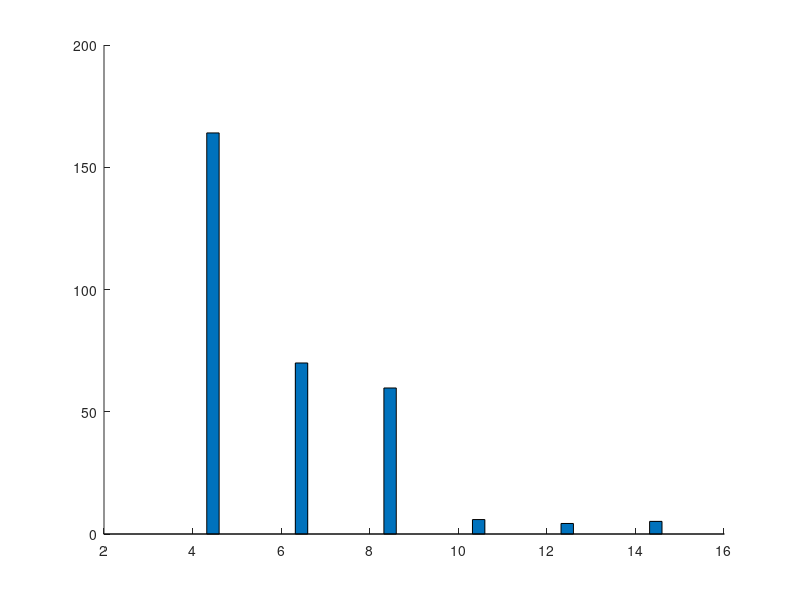

This chart was generated by the following MATLAB code: (Note: this script raises an error after producing the figure.)
clc
clear
fontSize = 10;
format long

t_sample = 0.13;
f0 = 50;
w0 = 2*pi*f0;

N = 20;
tf = 0.5;
nFilter = 30;
f1 = 20;
f2 = 90;

h3Coeff = 0.05;
h5Coeff = 0.03;

% do not change the sigma, this is the noise-free
% version
% for noise-case refer to Run01-OurApproaches_Noise
sigma = 0;

fs = N*f0;

% the following coefficents are used in the arccosine-free version of the
% algorithm
a = fs/4/pi/sin(2*pi/N);
b = 2*cos(2*pi/N);


dt = 1/fs;

%% filter
fnyq = fs/2;


w1 = f1/fnyq;
w2 = f2/fnyq;

filterCoeffs = fir1(nFilter, [w1 w2]);

%%



Am = 1*sqrt(2);



t = 0:dt:tf;
[row, col] = size(t);
Nsamples = col;

f = f0 *ones(size(t))+ sin(2*pi*1*t) +0.5*sin(2*pi*6*t);
%f = f0 *ones(size(t));
%f = f0 *ones(size(t))+25*t-25*t.^2;
f3 = 3*f;
f5 = 5*f;

f_max = max(f);
f_min = min(f);

w = 2*pi*f;

w3 = 2*pi*f3;
w5 = 2*pi*f5;




phi0 = 0;

theta1(1) = phi0;
theta3(1) = phi0;
theta5(1) = phi0;

thetb1(1) = phi0+4*pi/3;
thetb3(1) = phi0+4*pi/3;
thetb5(1) = phi0+4*pi/3;

thetc1(1) = phi0+2*pi/3;
thetc3(1) = phi0+2*pi/3;
thetc5(1) = phi0+2*pi/3;


for k=2:length(t) 
    theta1(k) = theta1(k-1)+w(k)*dt;
    theta3(k) = theta3(k-1)+w3(k)*dt;
    theta5(k) = theta5(k-1)+w5(k)*dt;
    
    thetb1(k) = thetb1(k-1)+w(k)*dt;
    thetb3(k) = thetb3(k-1)+w3(k)*dt;
    thetb5(k) = thetb5(k-1)+w5(k)*dt;
    
    thetc1(k) = thetc1(k-1)+w(k)*dt;
    thetc3(k) = thetc3(k-1)+w3(k)*dt;
    thetc5(k) = thetc5(k-1)+w5(k)*dt;
end



x = Am*cos(theta1);% + sigma*randn(size(t))+ h3Coeff*Am*cos(theta3)+ h5Coeff*Am*cos(theta5);
y = Am*cos(thetb1);% + sigma*randn(size(t))+ h3Coeff*Am*cos(thetb3)+ h5Coeff*Am*cos(thetb5);
z = Am*cos(thetc1);% + sigma*randn(size(t))+ h3Coeff*Am*cos(thetc3)+ h5Coeff*Am*cos(thetc5);



%xh: x with harmonics
%yh: y with harmonics
%zh: z with harmonics
xh = Am*cos(theta1) + sigma*randn(size(t))+ h3Coeff*Am*cos(theta3)+ h5Coeff*Am*cos(theta5);
yh = Am*cos(thetb1) + sigma*randn(size(t))+ h3Coeff*Am*cos(thetb3)+ h5Coeff*Am*cos(thetb5);
zh = Am*cos(thetc1) + sigma*randn(size(t))+ h3Coeff*Am*cos(thetc3)+ h5Coeff*Am*cos(thetc5);

% xhf: xh filtered
% yhf: yh filtered
% zhf: zh filtered
xhf = filter(filterCoeffs,1,xh);
yhf = filter(filterCoeffs,1,yh);
zhf = filter(filterCoeffs,1,zh);



%% our approach for window length of 9

M = 3;
windowLength = 2*M+3; % = 9
K = M; % K = (windowLength-3)/2

firstIndex = K+2;

for k=firstIndex:Nsamples-K-1
    Xk = x(k-K:k+K)';
    Xk_minus = x(k-K-1:k+K-1)';
    Xk_plus = x(k-K+1:k+K+1)';
    f_hatWin9(k) = fs/2/pi*acos(Xk'*(Xk_minus+Xk_plus)/2/(Xk'*Xk));
    f_hatWin9_arccosinefree(k) = f0 + a*(Xk'*(b*Xk-Xk_minus-Xk_plus))/(Xk'*Xk);

    Yk = y(k-K:k+K)';
    Yk_minus = y(k-K-1:k+K-1)';
    Yk_plus = y(k-K+1:k+K+1)';

    Zk = z(k-K:k+K)';
    Zk_minus = z(k-K-1:k+K-1)';
    Zk_plus = z(k-K+1:k+K+1)';


    numArg = Xk'*(Xk_minus+Xk_plus);
    numArg = numArg + Yk'*(Yk_minus+Yk_plus);
    numArg = numArg + Zk'*(Zk_minus+Zk_plus);

    denArg = 2*(Xk'*Xk);
    denArg = denArg + 2*(Yk'*Yk);
    denArg = denArg + 2*(Zk'*Zk);

    arg = numArg/denArg;
    f_hatWin9_3phase(k) = fs/2/pi*acos(arg);
    
    % Antonio Lopez Algorithm
    Xk = [x(k-3); x(k); x(k+3)];
    Xk_minus = [x(k-4); x(k-1); x(k+2)];
    Xk_plus = [x(k-2); x(k+1); x(k+4)];
    f_hat_lopez(k) = fs/2/pi*acos(Xk'*(Xk_minus+Xk_plus)/2/(Xk'*Xk));
end

[r, c] = size(t);
Nsamples = c;

Kmax =6;

f_hat_1phase = f0*ones(Kmax+1,Kmax+1+nFilter);
f_hat_3phase = f0*ones(Kmax+1,Kmax+1+nFilter);

f_hat_1phase_withHarmonics = f0*ones(Kmax+1,Kmax+1+nFilter);
f_hat_3phase_withHarmonics = f0*ones(Kmax+1,Kmax+1+nFilter);

f_hat_1phase_withHarmonics_filtered = f0*ones(Kmax+1,Kmax+1+nFilter);
f_hat_3phase_withHarmonics_filtered = f0*ones(Kmax+1,Kmax+1+nFilter);

for K = 0:Kmax
    % K = 0,           Window Length = 3
    % K = 1,           Window Length = 5
    % K = 2,           Window Length = 7
    % K = 3,           Window Length = 9
    % K = 4,           Window Length = 11
    lengthWindow(K+1)  = 2*K+3;
    firstIndex = K+2+nFilter;% the first element of Xk_minus must be available: it must be the first element of the signal
                     % k-K-1 = 1  ==>  k=K+2
    lastIndex = Nsamples-K-1;% the last element of Xk_plus must be available: it must be the first element of the signal
                              % k+K+1 = Nsamples  ==> k = Nsamples-K-1 
    for k=firstIndex:lastIndex
        Xk = x(k-K:k+K)';
        Xk_minus = x(k-K-1:k+K-1)';
        Xk_plus = x(k-K+1:k+K+1)';
        arg = Xk'*(Xk_minus+Xk_plus)/2/(Xk'*Xk);
        if(abs(arg)>1)
            f_hat_1phase(K+1,k) = f_hat_1phase(K+1,k-1);
        else
            f_hat_1phase(K+1,k) = fs/2/pi*acos(arg);
        end
        f_hat_1phase_arccosinefree(K+1,k) = f0 + a*(Xk'*(b*Xk-Xk_minus-Xk_plus))/(Xk'*Xk);
        
        Xkh = xh(k-K:k+K)';
        Xkh_minus = xh(k-K-1:k+K-1)';
        Xkh_plus = xh(k-K+1:k+K+1)';
        arg = Xkh'*(Xkh_minus+Xkh_plus)/2/(Xkh'*Xkh);
        if(abs(arg)>1)
            f_hat_1phase_withHarmonics(K+1,k) = f_hat_1phase_withHarmonics(K+1,k-1);
        else
            f_hat_1phase_withHarmonics(K+1,k) = fs/2/pi*acos(arg);
        end
        f_hat_1phase_arccosinefree_withHarmonics(K+1,k) = f0 + a*(Xkh'*(b*Xkh-Xkh_minus-Xkh_plus))/(Xkh'*Xkh);
        
        Xkhf = xhf(k-K:k+K)';
        Xkhf_minus = xhf(k-K-1:k+K-1)';
        Xkhf_plus = xhf(k-K+1:k+K+1)';
        arg = Xkhf'*(Xkhf_minus+Xkhf_plus)/2/(Xkhf'*Xkhf);
        if(abs(arg)>1)
            f_hat_1phase_withHarmonics_filtered(K+1,k) = f_hat_1phase_withHarmonics_filtered(K+1,k-1);
        else
            f_hat_1phase_withHarmonics_filtered(K+1,k) = fs/2/pi*acos(arg);
        end
        f_hat_1phase_arccosinefree_withHarmonics_filtered(K+1,k) = f0 + a*(Xkhf'*(b*Xkhf-Xkhf_minus-Xkhf_plus))/(Xkhf'*Xkhf);


        Yk = y(k-K:k+K)';
        Yk_minus = y(k-K-1:k+K-1)';
        Yk_plus = y(k-K+1:k+K+1)';
        
        Zk = z(k-K:k+K)';
        Zk_minus = z(k-K-1:k+K-1)';
        Zk_plus = z(k-K+1:k+K+1)';

        
        numArg = Xk'*(Xk_minus+Xk_plus);
        numArg = numArg + Yk'*(Yk_minus+Yk_plus);
        numArg = numArg + Zk'*(Zk_minus+Zk_plus);
        
        denArg = 2*(Xk'*Xk);
        denArg = denArg + 2*(Yk'*Yk);
        denArg = denArg + 2*(Zk'*Zk);
        
        arg = numArg/denArg;
        if(abs(arg)>1)
            f_hat_3phase(K+1,k) = f_hat_3phase(K+1,k-1);
        else
            f_hat_3phase(K+1,k) = fs/2/pi*acos(arg);
        end
        
        % three-phase arccosine-free
        num = a*(Xk'*(b*Xk-Xk_minus-Xk_plus));
        num = num + a*(Yk'*(b*Yk-Yk_minus-Yk_plus));
        num = num + a*(Zk'*(b*Zk-Zk_minus-Zk_plus));
        
        den = (Xk'*Xk);
        den = den + (Yk'*Yk);
        den = den + (Zk'*Zk);
        
        f_hat_3phase_arccosinefree(K+1,k) = f0 + num/den;
        
        % three-phase with harmonics
        Ykh = yh(k-K:k+K)';
        Ykh_minus = yh(k-K-1:k+K-1)';
        Ykh_plus = yh(k-K+1:k+K+1)';
        
        Zkh = zh(k-K:k+K)';
        Zkh_minus = zh(k-K-1:k+K-1)';
        Zkh_plus = zh(k-K+1:k+K+1)';

        
        numArg = Xkh'*(Xkh_minus+Xkh_plus);
        numArg = numArg + Ykh'*(Ykh_minus+Ykh_plus);
        numArg = numArg + Zkh'*(Zkh_minus+Zkh_plus);
        
        denArg = 2*(Xkh'*Xkh);
        denArg = denArg + 2*(Ykh'*Ykh);
        denArg = denArg + 2*(Zkh'*Zkh);
        
        arg = numArg/denArg;
        if(abs(arg)>1)
            f_hat_3phase_withHarmonics(K+1,k) = f_hat_3phase_withHarmonics(K+1,k-1);
        else
            f_hat_3phase_withHarmonics(K+1,k) = fs/2/pi*acos(arg);
        end
        
        % three-phase with harmonics arccosine-free
        num = a*(Xkh'*(b*Xkh-Xkh_minus-Xkh_plus));
        num = num + a*(Ykh'*(b*Ykh-Ykh_minus-Ykh_plus));
        num = num + a*(Zkh'*(b*Zkh-Zkh_minus-Zkh_plus));
        
        den = (Xkh'*Xkh);
        den = den + (Ykh'*Ykh);
        den = den + (Zkh'*Zkh);
        
        f_hat_3phase_arccosinefree_withHarmonics(K+1,k) = f0 + num/den;
        
        
        % three-phase with harmonics,  Filtered
        Ykhf = yhf(k-K:k+K)';
        Ykhf_minus = yhf(k-K-1:k+K-1)';
        Ykhf_plus = yhf(k-K+1:k+K+1)';
        
        Zkhf = zhf(k-K:k+K)';
        Zkhf_minus = zhf(k-K-1:k+K-1)';
        Zkhf_plus = zhf(k-K+1:k+K+1)';

        
        numArg = Xkhf'*(Xkhf_minus+Xkhf_plus);
        numArg = numArg + Ykhf'*(Ykhf_minus+Ykhf_plus);
        numArg = numArg + Zkhf'*(Zkhf_minus+Zkhf_plus);
        
        denArg = 2*(Xkhf'*Xkhf);
        denArg = denArg + 2*(Ykhf'*Ykhf);
        denArg = denArg + 2*(Zkhf'*Zkhf);
        
        arg = numArg/denArg;
        if(abs(arg)>1)
            f_hat_3phase_withHarmonics_filtered(K+1,k) = f_hat_3phase_withHarmonics_filtered(K+1,k-1);
        else
            f_hat_3phase_withHarmonics_filtered(K+1,k) = fs/2/pi*acos(arg);
        end
        
        % three-phase with harmonics arccosine-free, filtered
        num = a*(Xkhf'*(b*Xkhf-Xkhf_minus-Xkhf_plus));
        num = num + a*(Ykhf'*(b*Ykhf-Ykhf_minus-Ykhf_plus));
        num = num + a*(Zkhf'*(b*Zkhf-Zkhf_minus-Zkhf_plus));
        
        den = (Xkhf'*Xkhf);
        den = den + (Ykhf'*Ykhf);
        den = den + (Zkhf'*Zkhf);
        
        f_hat_3phase_arccosinefree_withHarmonics_filtered(K+1,k) = f0 + num/den;
        
        
    end
%     figure()
%     plot(t(firstIndex:lastIndex), f(firstIndex:lastIndex),'Color','black','LineWidth',1)
%     hold on
%     plot(t(firstIndex:lastIndex), f_hat_1phase(K+1,firstIndex:lastIndex),'--','Color','blue','LineWidth',1)
%     plot(t(firstIndex:lastIndex), f_hat_1phase_arccosinefree(K+1,firstIndex:lastIndex),'--','Color','green','LineWidth',1)
%     plot(t(firstIndex:lastIndex), f_hat_3phase(K+1,firstIndex:lastIndex),'--','Color','red','LineWidth',1)
%     plot(t(firstIndex:lastIndex), f_hat_3phase_arccosinefree(K+1,firstIndex:lastIndex),'--','Color','cyan','LineWidth',1)
%     xlabel('time (sec)','FontSize', fontSize, 'FontWeight', 'bold')
%     ylabel('f(t) and f_e_s_t(t))','FontSize', fontSize, 'FontWeight', 'bold')
%     title(['data window length = ' int2str(2*K+3)],'FontSize', fontSize, 'FontWeight', 'bold')
%     legend('exact frequency','estimated frequency')
%     axis([0, tf, f_min-3, f_max+3])

    
    % with harmonics and/or noise
    se_1phase_withHarmonics = (f(firstIndex:lastIndex)-f_hat_1phase_withHarmonics(K+1,firstIndex:lastIndex)).^2;
    maxSE_1phase_withHarmonics = max(se_1phase_withHarmonics);
    MSE_1phase_withHarmonics(K+1) = mean(se_1phase_withHarmonics);
    MSE_1phase3phase_withHarmonics(K+1,1) = mean(se_1phase_withHarmonics);

    
    se_1phase_arccosinefree_withHarmonics = (f(firstIndex:lastIndex)-f_hat_1phase_arccosinefree_withHarmonics(K+1,firstIndex:lastIndex)).^2;
    maxSE_1phase_arccosinefree_withHarmonics = max(se_1phase_arccosinefree_withHarmonics);
    MSE_1phase_arccosinefree_withHarmonics(K+1) = mean(se_1phase_arccosinefree_withHarmonics);
    MSE_1phase3phase_withHarmonics(K+1,2) = mean(se_1phase_arccosinefree_withHarmonics);
    
    
    se_3phase_withHarmonics = (f(firstIndex:lastIndex)-f_hat_3phase_withHarmonics(K+1,firstIndex:lastIndex)).^2;
    maxSE_3phase_withHarmonics = max(se_3phase_withHarmonics);
    MSE_3phase_withHarmonics(K+1) = mean(se_3phase_withHarmonics);
    MSE_1phase3phase_withHarmonics(K+1,3) = mean(se_3phase_withHarmonics);
    
    
    se_3phase_arccosinefree_withHarmonics = (f(firstIndex:lastIndex)-f_hat_3phase_arccosinefree_withHarmonics(K+1,firstIndex:lastIndex)).^2;
    maxSE_3phase_arccosinefree_withHarmonics = max(se_3phase_arccosinefree_withHarmonics);
    MSE_3phase_arccosinefree_withHarmonics(K+1) = mean(se_3phase_arccosinefree_withHarmonics);
    MSE_1phase3phase_withHarmonics(K+1,4) = mean(se_3phase_arccosinefree_withHarmonics);
    
    % filtered
    se_1phase_withHarmonics_filtered = (f(firstIndex:lastIndex-nFilter/2)-f_hat_1phase_withHarmonics_filtered(K+1,firstIndex+nFilter/2:lastIndex)).^2;
    maxSE_1phase_withHarmonics_filtered = max(se_1phase_withHarmonics_filtered);
    MSE_1phase_withHarmonics_filtered(K+1) = mean(se_1phase_withHarmonics_filtered);
    MSE_1phase3phase_withHarmonics_filtered(K+1,1) = mean(se_1phase_withHarmonics_filtered);
    
    se_1phase_arccosinefree_withHarmonics_filtered = (f(firstIndex:lastIndex-nFilter/2)-f_hat_1phase_arccosinefree_withHarmonics_filtered(K+1,firstIndex+nFilter/2:lastIndex)).^2;
    maxSE_1phase_arccosinefree_withHarmonics_filtered = max(se_1phase_arccosinefree_withHarmonics_filtered);
    MSE_1phase_arccosinefree_withHarmonics_filtered(K+1) = mean(se_1phase_arccosinefree_withHarmonics_filtered);
    MSE_1phase3phase_withHarmonics_filtered(K+1,2) = mean(se_1phase_arccosinefree_withHarmonics_filtered);
    
    
    se_3phase_withHarmonics_filtered = (f(firstIndex:lastIndex-nFilter/2)-f_hat_3phase_withHarmonics_filtered(K+1,firstIndex+nFilter/2:lastIndex)).^2;
    maxSE_3phase_withHarmonics_filtered = max(se_3phase_withHarmonics_filtered);
    MSE_3phase_withHarmonics_filtered(K+1) = mean(se_3phase_withHarmonics_filtered);
    MSE_1phase3phase_withHarmonics_filtered(K+1,3) = mean(se_3phase_withHarmonics_filtered);
    
    se_3phase_arccosinefree_withHarmonics_filtered = (f(firstIndex:lastIndex-nFilter/2)-f_hat_3phase_arccosinefree_withHarmonics_filtered(K+1,firstIndex+nFilter/2:lastIndex)).^2;
    maxSE_3phase_arccosinefree_withHarmonics_filtered = max(se_3phase_arccosinefree_withHarmonics_filtered);
    MSE_3phase_arccosinefree_withHarmonics_filtered(K+1) = mean(se_3phase_arccosinefree_withHarmonics_filtered);
    MSE_1phase3phase_withHarmonics_filtered(K+1,4) = mean(se_3phase_arccosinefree_withHarmonics_filtered);
    
    
%      figure()
%      plot(t(firstIndex:lastIndex),mse,'Color','black','LineWidth',1)
%      xlabel('time (sec)','FontSize', fontSize, 'FontWeight', 'bold')
%      ylabel('MSE(f-f_e_s_t)','FontSize', fontSize, 'FontWeight', 'bold')
%      title(['data window length = ' int2str(2*K+3)],'FontSize', fontSize, 'FontWeight', 'bold')
%      axis([0, tf, 0, maxSE])
end

% for 1-phase case, the wibdow of length 3 is completely inefficent 
% therefore we ignore showing their MSE
MSE_1phase3phase_withHarmonics(1,1)=0;
MSE_1phase3phase_withHarmonics(1,2)=0;
figure(1)
bar(lengthWindow, MSE_1phase3phase_withHarmonics,'group')
xlabel('length of data window','FontSize', fontSize, 'FontWeight', 'bold')
ylabel('mean(f-f_e_s_t)^2','FontSize', fontSize, 'FontWeight', 'bold')
legend('1-phase', '1-phase arccosine-free', '3-phase', '3-phase arccosine-free')
title(['Comparison of four proposed approaches, 3^r^d harmonic = ' int2str(h3Coeff*100),'%, 5^t^h harmonic = ' int2str(h5Coeff*100),'%'],'FontSize', fontSize, 'FontWeight', 'bold')
%title(['Comparison of four proposed approaches, SNR = ' int2str(20*log10(1/sigma))],'FontSize', fontSize, 'FontWeight', 'bold')

% for 1-phase case, the wibdow of length 3 is completely inefficent 
% therefore we ignore showing their MSE
MSE_1phase3phase_withHarmonics_filtered(1,1)=0;
MSE_1phase3phase_withHarmonics_filtered(1,2)=0;
figure(2)
bar(lengthWindow, MSE_1phase3phase_withHarmonics_filtered,'group')
xlabel('length of data window','FontSize', fontSize, 'FontWeight', 'bold')
ylabel('mean(f-f_e_s_t)^2','FontSize', fontSize, 'FontWeight', 'bold')
legend('1-phase', '1-phase arccosine-free', '3-phase', '3-phase arccosine-free')
title(['Comparison of four proposed approaches, 3^r^d harmonic = ' int2str(h3Coeff*100),'%, 5^t^h harmonic = ' int2str(h5Coeff*100),'%, signal pre-filtered'],'FontSize', fontSize, 'FontWeight', 'bold')
%title(['Comparison of four proposed approaches, SNR = ' int2str(20*log10(1/sigma)) ', signal pre-filtered'],'FontSize', fontSize, 'FontWeight', 'bold')

figure(3)
plot(t(firstIndex:lastIndex), f(firstIndex:lastIndex),'Color','black','LineWidth',1)
hold on
%plot(t(firstIndex:lastIndex), f_hat_1phase(4, firstIndex:lastIndex), 'red')
%plot(t(firstIndex:lastIndex), f_hat_1phase_withHarmonics_filtered(4,firstIndex:lastIndex), 'green')
plot(t(firstIndex:lastIndex-nFilter/2), f_hat_1phase_withHarmonics_filtered(4,firstIndex+nFilter/2:lastIndex), '--', 'Color','black','LineWidth',1)
xlabel('time (sec)','FontSize', fontSize, 'FontWeight', 'bold')
ylabel('frequency (Hz)','FontSize', fontSize, 'FontWeight', 'bold')
title('Comparison of exact and estimated frequency','FontSize', fontSize, 'FontWeight', 'bold')
legend('exact frequency', 'estimated frequency')

figure(4)
subplot(211)
bar(lengthWindow, MSE_1phase3phase_withHarmonics,'group')
xlabel('length of data window','FontSize', fontSize, 'FontWeight', 'bold')
ylabel('mean(f-f_e_s_t)^2','FontSize', fontSize, 'FontWeight', 'bold')
legend('1-phase', '1-phase arccosine-free', '3-phase', '3-phase arccosine-free')
title(['Comparison of four proposed approaches, 3^r^d harmonic = ' int2str(h3Coeff*100),'%, 5^t^h harmonic = ' int2str(h5Coeff*100),'%'],'FontSize', fontSize, 'FontWeight', 'bold')

subplot(212)
bar(lengthWindow, MSE_1phase3phase_withHarmonics_filtered,'group')
xlabel('length of data window','FontSize', fontSize, 'FontWeight', 'bold')
ylabel('mean(f-f_e_s_t)^2','FontSize', fontSize, 'FontWeight', 'bold')
legend('1-phase', '1-phase arccosine-free', '3-phase', '3-phase arccosine-free')
title(['Comparison of four proposed approaches, 3^r^d harmonic = ' int2str(h3Coeff*100),'%, 5^t^h harmonic = ' int2str(h5Coeff*100),'%, signal pre-filtered'],'FontSize', fontSize, 'FontWeight', 'bold')




% spanTime = firstIndex:Nsamples-K-1;
% figure()
% plot(t(spanTime), f(spanTime),'Color','black','LineWidth',1)
% hold on
% plot(t(spanTime), f_hatWin9(spanTime),'--','Color','black','LineWidth',1)
% plot(t(spanTime), f_hatWin9_arccosinefree(spanTime),'--','Color','blue','LineWidth',1)
% plot(t(spanTime), f_hatWin9_3phase(spanTime),'--','Color','green','LineWidth',1)
% xlabel('time (sec)','FontSize', fontSize, 'FontWeight', 'bold')
% ylabel('f(t) and f_e_s_t(t))','FontSize', fontSize, 'FontWeight', 'bold')
% title(['data window length = ' int2str(2*K+3)],'FontSize', fontSize, 'FontWeight', 'bold')
% legend('exact frequency','estimated frequency')
% axis([0, tf, f_min-3, f_max+3])
% 
% 
% squareError = (f(spanTime)-f_hatWin9(spanTime)).^2;
% MSE_1phase = mean(squareError);
% 
% 
% squareError = (f(spanTime)-f_hat_lopez(spanTime)).^2;
% MSE_1phase_Lopez = mean(squareError);
% 
% squareError = (f(spanTime)-f_hatWin9_arccosinefree(spanTime)).^2;
% MSE_1phase_arccosinefree = mean(squareError);
% 
% squareError = (f(spanTime)-f_hatWin9_3phase(spanTime)).^2;
% MSE_3phase = mean(squareError);
% 
% MSE(1,1) = MSE_1phase;
% MSE(2,1) = MSE_1phase_arccosinefree;
% MSE(3,1) = MSE_3phase;
% figure()
% bar(MSE,'group')
% xlabel('MSE_1phase                                         MSE_1phase_arccosinefree                                   MSE_3phase')
% title('Comparison of our three approaches')
% 
% 
% MSE(1,1) = MSE_1phase;
% MSE(2,1) = MSE_1phase_arccosinefree;
% MSE(3,1) = MSE_1phase_Lopez;
% figure()
% bar(MSE,'group')
% xlabel('MSE_1phase                                         MSE_1phase_arccosinefree                                   MSE_1phase_Lopez')
% title('Comparison of our single-phase approaches and that of Lopez')
% 
